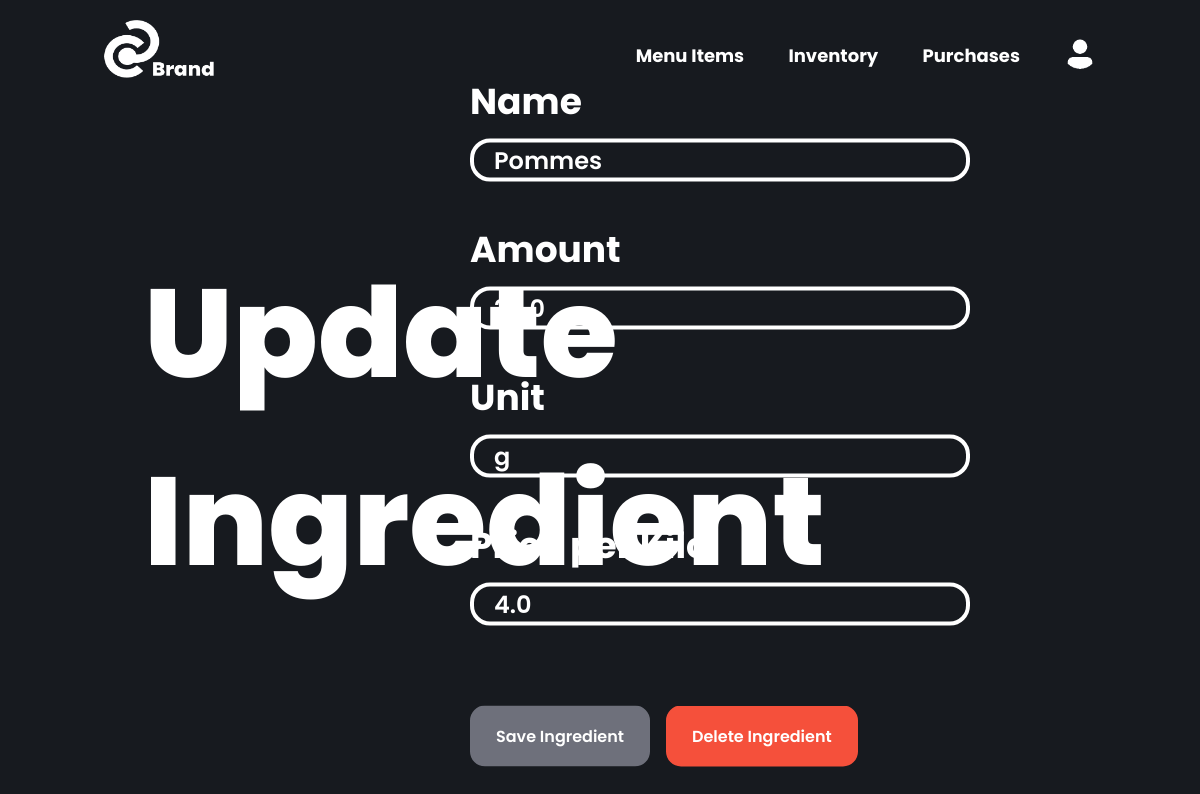
Page /ingredients/3 (signed in) on the committed database.
### restaurant/models.py (models this page shows, shortened)
class Ingredient(models.Model):
    UNIT_CHOICES = [
        ("g", "Gramm")
    ]
    ingredient_name = models.CharField(max_length=100, blank=False)
    ingredient_amount = models.FloatField(default=0, blank=False)
    ingredient_unit = models.CharField(max_length=30, choices=UNIT_CHOICES)
    price_per_kilo = models.FloatField(default=0, null=True, blank=False)

### restaurant/views.py (the view)
# urls.py: path('ingredients/<int:pk>', views.ingredient_update, name='ingredient_update'),
@login_required
def ingredient_update(request, pk):
    objects = Ingredient.objects.get(pk=pk)
    context = {"form": InventoryUpdateForm, "fields": objects, "pk": pk}
    if request.method == 'POST':
        form = InventoryUpdateForm(request.POST)
        if form.is_valid():
            for field_name, value in request.POST.items():
                setattr(objects, field_name, value)
            objects.save()
    return render(request, 'inventory_update_form.html', context)

### templates/inventory_update_form.html (shortened to what this page needs)
{% extends 'base.html' %}
{% block content %}
<h1 class="site--heading">Update<br>Ingredient</h1>
<div class="ingredient-form-container">
  <div class="form--form--container">
    <form id="ingredient-form" action="" method="POST">
      <p>
        <label class="form--heading" for="id_ingredient_name">Name</label>
        <input class="form--inputbox" type="text" name="ingredient_name" maxlength="100" required="" id="id_ingredient_name" value="{{fields.ingredient_name}}">
      </p>
      <p>
        <label class="form--heading" for="id_ingredient_amount">Amount</label>
        <input class="form--inputbox" type="number" name="ingredient_amount" step="any" required="" id="id_ingredient_amount" value="{{fields.ingredient_amount}}">
      </p>
      <p>
        <label class="form--heading" for="id_ingredient_unit">Unit</label>
        <input class="form--inputbox" type="text" name="ingredient_unit" maxlength="50" required="" id="id_ingredient_unit" value="{{fields.ingredient_unit}}" readonly>
      </p>
      <p>
        <label class="form--heading" for="id_price_per_kilo">Price per Kilo</label>
        <input class="form--inputbox" type="number" name="price_per_kilo" step="any" required="" id="id_price_per_kilo" value="{{fields.price_per_kilo}}">
      </p>
      <div class="form--button--container">
        <input class="form--submitbutton" type="submit" value="Save Ingredient" disabled/>
        <a href="{% url 'ingredient_delete' pk %}" class="entry--deletebutton">Delete Ingredient</a>
      </div>
    </form>
  </div>
</div>
{% endblock %}

### static/restaurant/styles.css (style rules this page uses)
* { margin: 0; padding: 0; box-sizing: border-box; font-family: "Poppins", sans-serif; }
body { min-height: 100vh; background-color: #171a1f; }
.menu-items-form-container, .ingredient-form-container, .purchase-form-container { position: fixed; top: 50%; left: 60%; transform: translate(-50%, -50%); display: flex; flex-wrap: wrap; max-width: max-content; justify-content: left; }
.site--heading { position: fixed; top: 30%; left: 12%; color: white; font-size: 125px; font-weight: 800; }
.form--submitbutton { appearance: none; background-color: #6E707B; border: 2px solid #6E707B; border-radius: 15px; box-sizing: border-box; color: #FFFFFF; cursor: pointer; display: inline-block; font-size: 16px; font-weight: 600; line-height: normal; margin: 0; min-height: 60px; min-width: 140px; outline: none; padding: 16px 24px; text-align: center; text-decoration: none; transition: all 300ms cubic-bezier(.23, 1, 0.32, 1); user-select: none; -webkit-user-select: none; touch-action: manipulation; width: fit-content; will-change: transform; position: relative; }
.form--submitbutton:disabled { pointer-events: none; }
.entry--deletebutton, .cancel--create--button { appearance: none; background-color: #F5503B; border: 2px solid #F5503B; border-radius: 15px; box-sizing: border-box; color: #FFFFFF; cursor: pointer; display: inline-block; font-size: 16px; font-weight: 600; line-height: normal; margin: 0; min-height: 60px; min-width: 140px; outline: none; padding: 16px 24px; text-align: center; text-decoration: none; transition: all 300ms cubic-bezier(.23, 1, 0.32, 1); user-select: none; -webkit-user-select: none; touch-action: manipulation; width: fit-content; will-change: transform; position: relative; left: 1vw; }
.form--button--container { position: relative; top: 5vh; }
.form--heading { color: white; font-size: 36px; font-weight: 700; display: block; margin-bottom: 10px; }
.form--inputbox { text-align: left; font-size: 24px; font-weight: 600; background-color: transparent; border-radius: 20px; border: 4px solid white; color: white; margin-bottom: 40px; padding-left: 20px; }

### rows in the picture
Ingredient: ingredient_name "Pommes", ingredient_amount "20.0", ingredient_unit "g", price_per_kilo "4.0"
